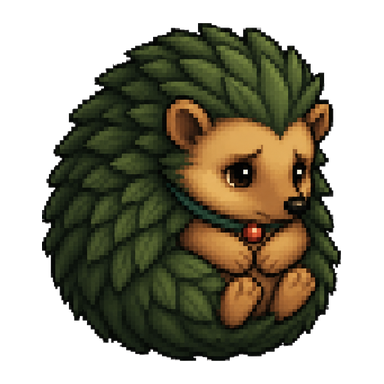
#> input picture apps/desktop/src/assets/bramble-hedgehog-blocked.webp, 384 x 384 px
$ python -i pet_atlas_runtime_contract.py   (imports and definitions only)
#> lines starting #> are read from the running program, lines starting #| are printed output that depends on the picture; after the words box and inside, x2 and y2 are one past the last pixel; in counts of white or black regions, pixels touching at a corner belong together
#!/usr/bin/env python3
"""Audit or repair Codex-v2 atlases against the canonical media contract.

The current Codex and PEX renderers animate the standard-row frame counts
declared below and use all sixteen cells in rows 9-10 for pointer look. Extended
atlases also reserve idle[6] as the neutral/default look frame. Cells outside
that contract must be transparent. Repair mode copies the already-approved
idle[0] pixels into a missing neutral slot, clears only truly unaddressed cells,
and proves that every animation-addressed decoded pixel remains identical.
"""

from __future__ import annotations

import argparse
import hashlib
import json
import os
from pathlib import Path
from typing import Any

from PIL import Image, ImageDraw, ImageFont

COLUMNS = 8
ROWS = 11
CELL_WIDTH = 192
CELL_HEIGHT = 208
ATLAS_SIZE = (COLUMNS * CELL_WIDTH, ROWS * CELL_HEIGHT)
REQUIRED_FRAMES = (6, 8, 8, 4, 5, 8, 6, 6, 6, 8, 8)
NEUTRAL_LOOK_FRAME = (0, 6)
ROW_NAMES = (
    "idle",
    "running-right",
    "running-left",
    "waving",
    "jumping",
    "failed",
    "waiting",
    "running",
    "review",
    "look-000-to-157.5",
    "look-180-to-337.5",
)
STANDARD_ROW_NAMES = ROW_NAMES[:9]


def _sha256(path: Path) -> str:
    return hashlib.sha256(path.read_bytes()).hexdigest()


# [5 lines left out: function _display_path, not called in this run]


def _cell_bounds(row: int, column: int) -> tuple[int, int, int, int]:
    return (
        column * CELL_WIDTH,
        row * CELL_HEIGHT,
        (column + 1) * CELL_WIDTH,
        (row + 1) * CELL_HEIGHT,
    )


# [15 lines left out: functions _animation_pixels_sha256, _contract_pixels_sha256, not called in this run]


def _required_cell(row: int, column: int, required_count: int) -> bool:
    return column < required_count or (row, column) == NEUTRAL_LOOK_FRAME


def _checker(size: tuple[int, int], square: int = 12) -> Image.Image:
    background = Image.new("RGB", size, "#ffffff")
    draw = ImageDraw.Draw(background)
    for y in range(0, size[1], square):
        for x in range(0, size[0], square):
            if (x // square + y // square) % 2:
                draw.rectangle((x, y, x + square - 1, y + square - 1), fill="#e8e8e8")
    return background


def write_runtime_contact_sheet(atlas_path: Path, output: Path, *, scale: float = 0.5) -> None:
#> called with output = 'out.png', scale = 0.5
    with Image.open(atlas_path) as opened:
#> opened is the input picture: PIL image 384x384 RGBA; mean R, G, B, A 39.5, 35.7, 19.7, 139.1
        atlas = opened.convert("RGBA")
    cell_width = round(CELL_WIDTH * scale)
    cell_height = round(CELL_HEIGHT * scale)
    label_height = 24
    sheet = Image.new(
        "RGB",
        (COLUMNS * cell_width, ROWS * (cell_height + label_height)),
        "#f7f7f7",
    )
#> sheet: PIL image 768x1408 RGB; every value is 247
    draw = ImageDraw.Draw(sheet)
    font = ImageFont.load_default()
    for row, required_count in enumerate(REQUIRED_FRAMES):
        y = row * (cell_height + label_height)
        draw.rectangle((0, y, sheet.width, y + label_height - 1), fill="#111111")
        draw.text(
            (6, y + 6),
            f"row {row}: {ROW_NAMES[row]} | {required_count} runtime frames",
            fill="#ffffff",
            font=font,
        )
        for column in range(COLUMNS):
            cell = atlas.crop(_cell_bounds(row, column)).resize(
                (cell_width, cell_height),
                Image.Resampling.LANCZOS,
            )
            background = _checker((cell_width, cell_height))
            background.paste(cell, (0, 0), cell)
            x = column * cell_width
            sheet.paste(background, (x, y + label_height))
            used = _required_cell(row, column, required_count)
            if (row, column) == NEUTRAL_LOOK_FRAME:
                cell_label = f"{column} neutral"
            else:
                cell_label = f"{column}{'' if used else ' unused'}"
            draw.rectangle(
                (
                    x,
                    y + label_height,
                    x + cell_width - 1,
                    y + label_height + cell_height - 1,
                ),
                outline="#18a058" if used else "#6b7280",
                width=2,
            )
            draw.text(
                (x + 4, y + label_height + 4),
                cell_label,
                fill="#111111",
                font=font,
            )
#> this loop made 11 passes
#> y on passes 2 to 11: 128, 256, 384, 512, 640, 768, 896, 1024, 1152, 1280
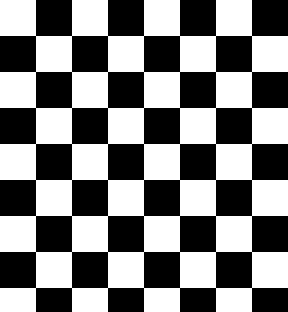
#> background: PIL image 96x104 RGB (shown 3 times larger); values 232 (black) and 255 (white), 50% white; 1 white region, box (x1, y1, x2, y2) and area: (0, 0, 96, 104) 4992
#> cell: PIL image 96x104 RGBA; every value is 0
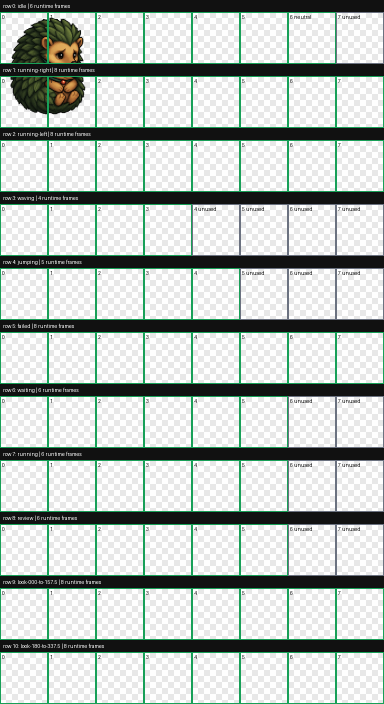
#> sheet: PIL image 768x1408 RGB (shown at 1/2 size); mean R, G, B 185.2, 192.4, 188.2
#> (the run stopped early here; a loop or call above may not have finished)
